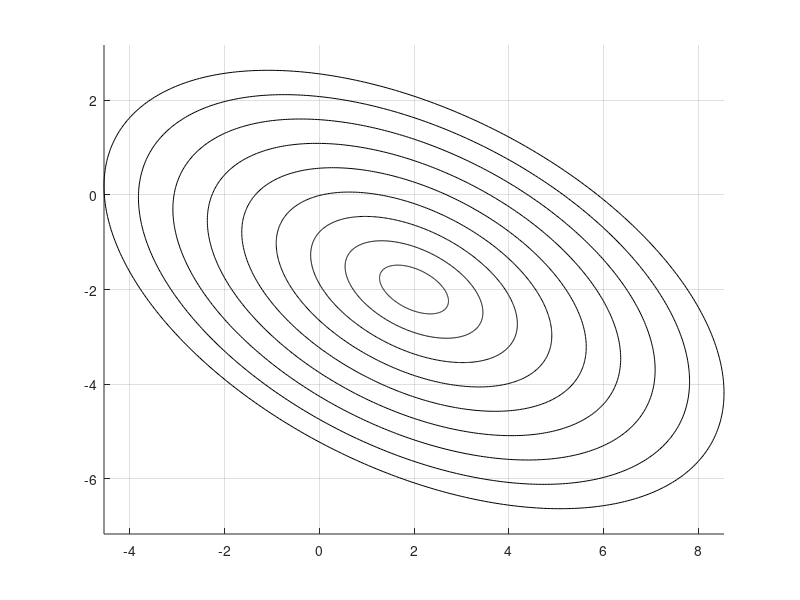

MATLAB code for this plot:
% Tracer un ellipse

%close all
%clear

% definition de la matrice A
A=[3 2; 2 6];
b=[2; -8];
c=[2 -2]';

[V,D]=eig(A);
lambda1=D(1,1);
lambda2=D(2,2);
v=V(:,1);

theta=linspace(0,2*pi,500);
R=linspace(0.001,10.001,10);
r=-atan2(v(2),v(1));

figure;grid;hold on;

for i=1:10

    x=(R(i)/sqrt(lambda1)).*sin(theta);
    y=(R(i)/sqrt(lambda2)).*cos(theta);

    xr=x.*cos(r)+y.*sin(r);
    yr=y.*cos(r)-x.*sin(r);

    xrt=xr+c(1);
    yrt=yr+c(2);

    plot(xrt,yrt,'-black'); axis equal;
    
end

axis manual;
